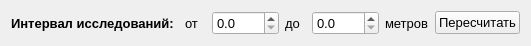
   <widget class="QWidget" name="horizontalLayoutWidget">
    <property name="geometry">
     <rect>
      <x>30</x>
      <y>0</y>
      <width>531</width>
      <height>31</height>
     </rect>
    </property>
    <layout class="QHBoxLayout" name="horizontalLayout_2" stretch="8,1,2,1,2,0,0">
     <item>
      <widget class="QLabel" name="label_6">
       <property name="font">
        <font>
         <pointsize>10</pointsize>
         <weight>75</weight>
         <bold>true</bold>
        </font>
       </property>
       <property name="text">
        <string>Интервал исследований:</string>
       </property>
      </widget>
     </item>
     <item>
      <widget class="QLabel" name="label_7">
       <property name="font">
        <font>
         <pointsize>10</pointsize>
        </font>
       </property>
       <property name="text">
        <string>от</string>
       </property>
      </widget>
     </item>
     <item>
      <widget class="QDoubleSpinBox" name="doubleSpinBox_int_min">
       <property name="font">
        <font>
         <pointsize>10</pointsize>
        </font>
       </property>
       <property name="decimals">
        <number>1</number>
       </property>
       <property name="maximum">
        <double>3000.000000000000000</double>
       </property>
      </widget>
     </item>
     <item>
      <widget class="QLabel" name="label_8">
       <property name="font">
        <font>
         <pointsize>10</pointsize>
        </font>
       </property>
       <property name="text">
        <string>до</string>
       </property>
      </widget>
     </item>
     <item>
      <widget class="QDoubleSpinBox" name="doubleSpinBox_int_max">
       <property name="font">
        <font>
         <pointsize>10</pointsize>
        </font>
       </property>
       <property name="decimals">
        <number>1</number>
       </property>
       <property name="maximum">
        <double>3000.000000000000000</double>
       </property>
      </widget>
     </item>
     <item>
      <widget class="QLabel" name="label_9">
       <property name="font">
        <font>
         <pointsize>10</pointsize>
        </font>
       </property>
       <property name="text">
        <string>метров</string>
       </property>
      </widget>
     </item>
     <item>
      <widget class="QPushButton" name="pushButton_int">
       <property name="font">
        <font>
         <pointsize>10</pointsize>
        </font>
       </property>
       <property name="text">
        <string>Пересчитать</string>
       </property>
      </widget>
     </item>
    </layout>
   </widget>
